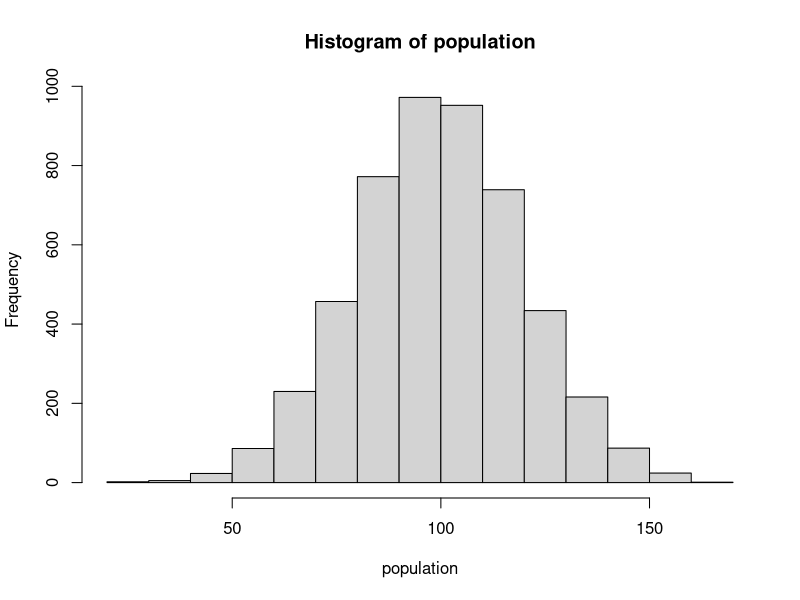

Generate this figure with R:
## ---- chunk 1
N <- 5000 # default size of the population
MU <- 100 # default mean of the population

population <- rnorm(N, mean=MU, sd=MU/5)
## ---- chunk 2
gini <- function(y) {
  y <- sort(y)
  n <- length(y)
  numer <- 2*(sum(1:n) * y)
  denom <- n * sum(y)
  gini_coeff <- (numer / denom) - (n + 1) / n
  return(gini_coeff)
}

gini(population)
## ---- chunk 3
hist(population)
## ---- chunk 4
random_split <- function(a, b) {
  pot <- a + b
  share <- runif(1, min = 0, max = pot)
  return(c(share, pot - share))
}

random_split(100, 100)

## ---- chunk 5
anyone <- function(N) { 
  return(sample(0:(N-1),2)) 
  }

anyone(8)
## ---- chunk 6
step <- function(population, transaction = random_split, interaction = anyone) {
  indices <- interaction(length(population))
  i <- indices[1]
  j <- indices[2]
  new_values <- transaction(population[i], population[j])
  population[i] <- new_values[1]
  population[j] <- new_values[2]
  return(population)
}

simulate <- function(population, T, step_function = step, transaction = random_split, interaction = anyone) {
  snapshots <- list()
  snapshots[[1]] <- population
  for(t in 1:T) {
    population <- step_function(population, transaction, interaction)
    snapshots[[t + 1]] <- population
  }
  return(snapshots)
}

simulate(population, 2)
## ---- chunk 7
library(ggplot2)
library(gridExtra)

# The main function that simulates and shows results
show <- function(population, k = 40, percentiles = c(1, 10, 50, 90, 99), ...) {
  N <- length(population)
  start <- population
  results <- lapply(seq(0, k * N, N / 10), function(t) {
    pop <- simulate(population, T = k * N, ...)
    list(t = t, pop = sort(pop))
  })

  # Print the statistics
  cat(sprintf("   t    Gini stdev %s\n", paste(sprintf("%3d%%", percentiles), collapse = " ")))
  cat("------- ---- -----", paste(rep(" ----", length(percentiles)), collapse = ""), "\n")
  for (res in results) {
    if (res$t %% (k * N / 10) == 0) {
      pct_values <- sapply(percentiles, function(pct) percentile(pct, res$pop)) # Explicitly pass percentiles
      cat(sprintf("%7d %.2f %5.1f", res$t, gini(res$pop), sd(res$pop)), 
          paste(sprintf("%4.0f", pct_values), collapse = " "), "\n")
    }
  }

  # Percentile plot
  plt_list <- list()
  for (pct in percentiles) {
    line <- sapply(results, function(res) percentile(pct, res$pop))
    plt_list[[length(plt_list) + 1]] <- ggplot(data.frame(Time = seq(0, k * N, N / 10), Value = line), aes(x = Value, y = Time)) + 
      geom_line() +
      ggtitle(sprintf("%d Percentile Plot", pct)) +
      xlab("Wealth") + ylab("Time") +
      theme_minimal()
  }
  grid.arrange(grobs = plt_list, ncol = length(percentiles))

  # Histograms
  R <- range(c(start, population))
  start_hist <- hist_plot(start, "Start", R)
  end_hist <- hist_plot(population, "End", R)
  grid.arrange(start_hist, end_hist, ncol = 2)

  # Ordered Curves
  plot_order <- data.frame(Order = 1:length(population), Start = sort(start), End = sort(population))
  ggplot(plot_order) + 
    geom_line(aes(x = Start, y = Order, color = "Start")) + 
    geom_line(aes(x = End, y = Order, color = "End")) +
    xlab("Wealth") + ylab("Order") +
    theme_minimal()
}

